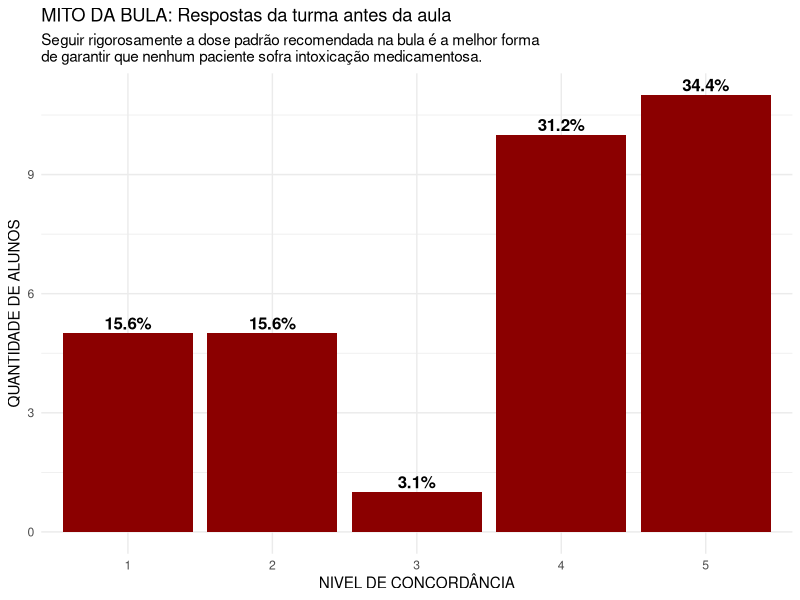
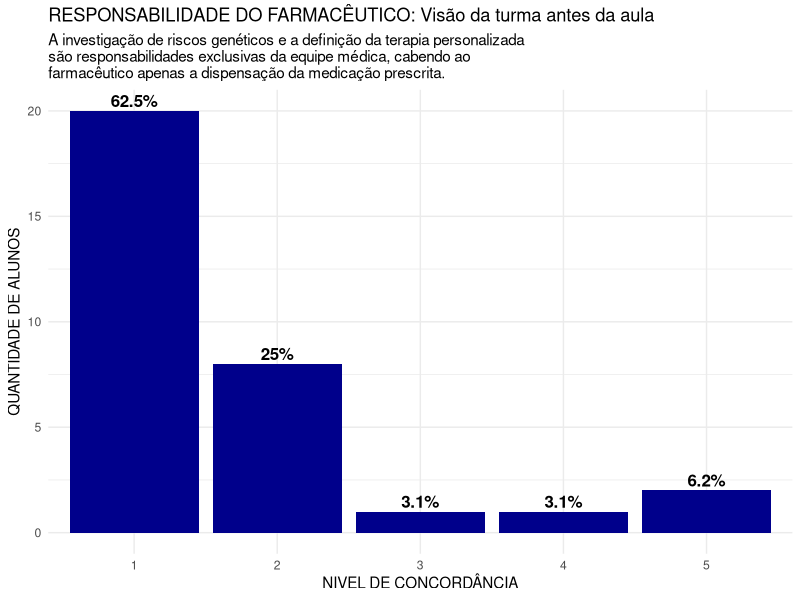
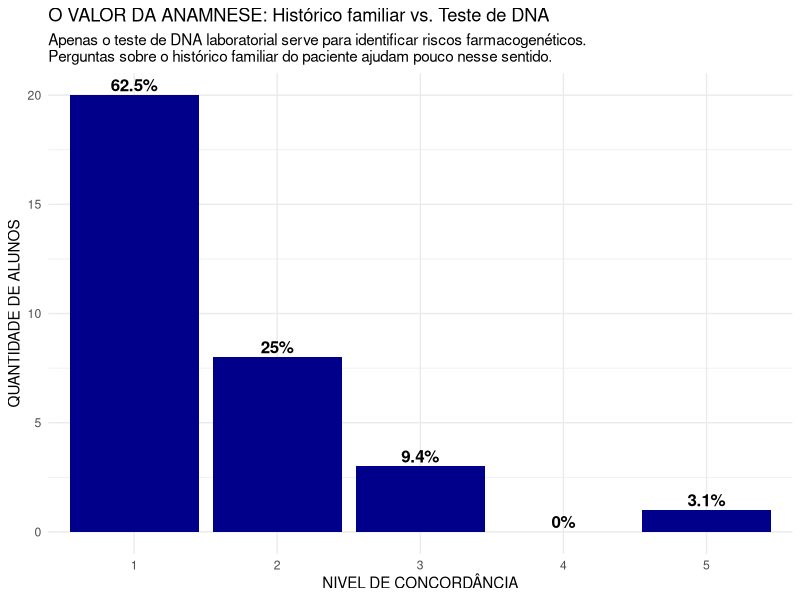
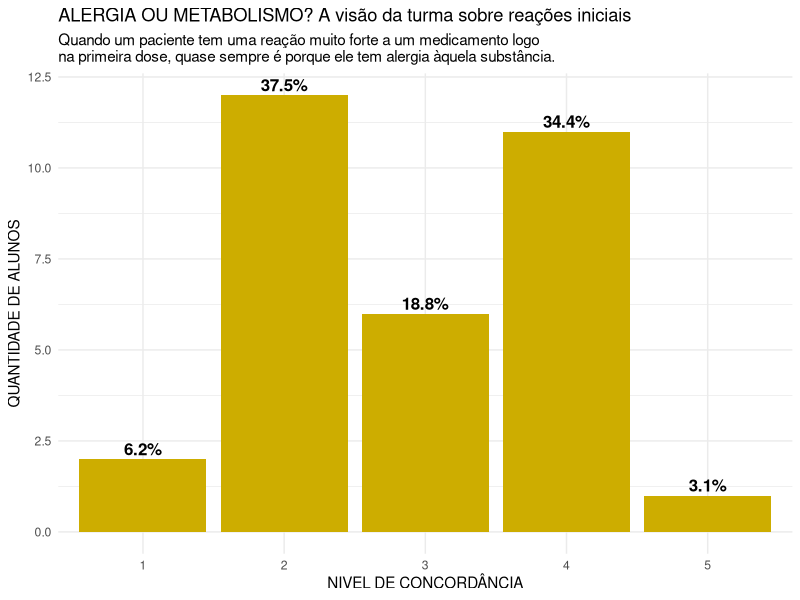
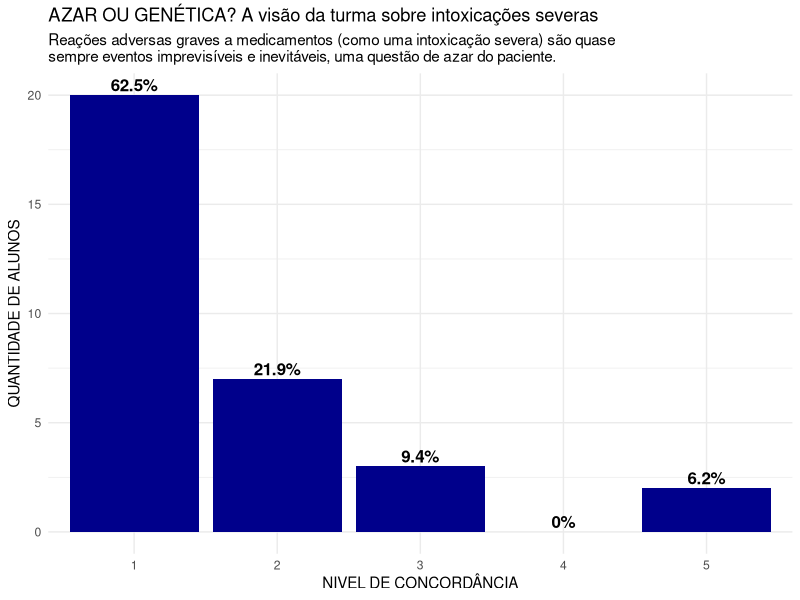
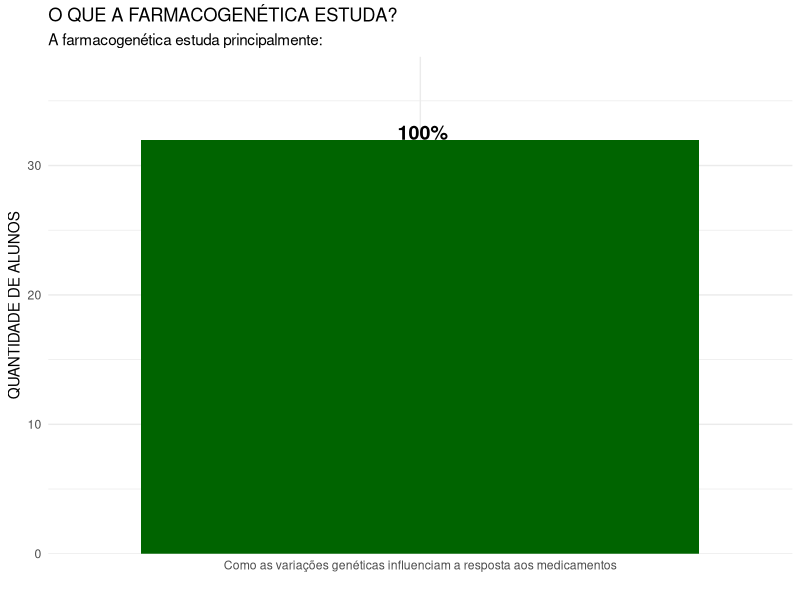

Generate these figures, in order, with R:
library(tidyverse)

# 1. Coletando os dados do formulário (Usando caminho relativo para portabilidade):
dadospre_sujos <- read.csv("data/pre_farmacia.csv")

#2. Renomeando colunas:
dadospre <- dadospre_sujos %>% 
  rename(
    q1_bula = 2,
    q2_medico = 3,
    q3_dna = 4,
    q4_alergia = 5,
    q5_azar = 6,
    q6_conceito = 7
  )

#3. Preparando gráfico da questão 1:

resumo_q1 <- dadospre %>%
  mutate(q1_bula = factor(q1_bula, levels = 1:5)) %>%
  count(q1_bula, .drop = FALSE) %>% 
  mutate(porcentagem = n / sum(n) * 100)

ggplot(resumo_q1, aes(x = q1_bula, y = n)) +
  geom_col(fill = "darkred") +
  scale_x_discrete(drop = FALSE) +
  theme_minimal() +
  labs(
    x = "NIVEL DE CONCORDÂNCIA",
    y = "QUANTIDADE DE ALUNOS",
    title = "MITO DA BULA: Respostas da turma antes da aula",
    subtitle = "Seguir rigorosamente a dose padrão recomendada na bula é a melhor forma\nde garantir que nenhum paciente sofra intoxicação medicamentosa.") +
  geom_text(aes(label = paste0(round(porcentagem, 1), "%")),
            hjust = 0.5,
            size = 4.3,
            vjust = -0.3,
            fontface = "bold")

#4. Preparando gráfico da questão 2:

resumo_q2 <- dadospre %>%
  mutate(q2_medico = factor(q2_medico, levels = 1:5)) %>%
  count(q2_medico, .drop = FALSE) %>% 
  mutate(porcentagem = n / sum(n) * 100)

ggplot(resumo_q2, aes(x = q2_medico, y = n)) +
  geom_col(fill = "darkblue") + 
  scale_x_discrete(drop = FALSE) +
  theme_minimal() +
  labs(
    x = "NIVEL DE CONCORDÂNCIA",
    y = "QUANTIDADE DE ALUNOS",
    title = "RESPONSABILIDADE DO FARMACÊUTICO: Visão da turma antes da aula",
    subtitle = "A investigação de riscos genéticos e a definição da terapia personalizada\nsão responsabilidades exclusivas da equipe médica, cabendo ao \nfarmacêutico apenas a dispensação da medicação prescrita.") + 
  geom_text(aes(label = paste0(round(porcentagem, 1), "%")),
            hjust = 0.5,
            size = 4.3,
            vjust = -0.3,
            fontface = "bold")

#5. Preparando gráfico da questão 3:

resumo_q3 <- dadospre %>%
  mutate(q3_dna = factor(q3_dna, levels = 1:5)) %>%
  count(q3_dna, .drop = FALSE) %>% 
  mutate(porcentagem = n / sum(n) * 100)

ggplot(resumo_q3, aes(x = q3_dna, y = n)) +
  geom_col(fill = "darkblue") +
  scale_x_discrete(drop = FALSE) +
  theme_minimal() +
  labs(
    x = "NIVEL DE CONCORDÂNCIA",
    y = "QUANTIDADE DE ALUNOS",
    title = "O VALOR DA ANAMNESE: Histórico familiar vs. Teste de DNA",
    subtitle = "Apenas o teste de DNA laboratorial serve para identificar riscos farmacogenéticos. \nPerguntas sobre o histórico familiar do paciente ajudam pouco nesse sentido.") + 
  geom_text(aes(label = paste0(round(porcentagem, 1), "%")),
            hjust = 0.5,
            size = 4.3,
            vjust = -0.3,
            fontface = "bold")

#6. Preparando gráfico da questão 4:

resumo_q4 <- dadospre %>%
  mutate(q4_alergia = factor(q4_alergia, levels = 1:5)) %>%
  count(q4_alergia, .drop = FALSE) %>% 
  mutate(porcentagem = n / sum(n) * 100)

ggplot(resumo_q4, aes(x = q4_alergia, y = n)) +
  geom_col(fill = "gold3") +
  scale_x_discrete(drop = FALSE) +
  theme_minimal() +
  labs(
    x = "NIVEL DE CONCORDÂNCIA",
    y = "QUANTIDADE DE ALUNOS",
    title = "ALERGIA OU METABOLISMO? A visão da turma sobre reações iniciais",
    subtitle = "Quando um paciente tem uma reação muito forte a um medicamento logo \nna primeira dose, quase sempre é porque ele tem alergia àquela substância.") + 
  geom_text(aes(label = paste0(round(porcentagem, 1), "%")),
            hjust = 0.5,
            size = 4.3,
            vjust = -0.3,
            fontface = "bold")

#7. Preparando gráfico da questão 5:

resumo_q5 <- dadospre %>%
  mutate(q5_azar = factor(q5_azar, levels = 1:5)) %>%
  count(q5_azar, .drop = FALSE) %>% 
  mutate(porcentagem = n / sum(n) * 100)

ggplot(resumo_q5, aes(x = q5_azar, y = n)) +
  geom_col(fill = "darkblue") +
  scale_x_discrete(drop = FALSE) +
  theme_minimal() +
  labs(
    x = "NIVEL DE CONCORDÂNCIA",
    y = "QUANTIDADE DE ALUNOS",
    title = "AZAR OU GENÉTICA? A visão da turma sobre intoxicações severas",
    subtitle = "Reações adversas graves a medicamentos (como uma intoxicação severa) são quase\nsempre eventos imprevisíveis e inevitáveis, uma questão de azar do paciente.") + 
  geom_text(aes(label = paste0(round(porcentagem, 1), "%")),
            hjust = 0.5,
            size = 4.3,
            vjust = -0.3,
            fontface = "bold")

#8. Preparando gráfico da questão 6 (Conceito):

resumo_q6 <- dadospre %>%
  count(q6_conceito) %>% 
  mutate(porcentagem = n / sum(n) * 100)

ggplot(resumo_q6, aes(x = q6_conceito, y = n)) +
  geom_col(fill = "darkgreen") + 
  theme_minimal() +
  labs(
    x = "",
    y = "QUANTIDADE DE ALUNOS",
    title = "O QUE A FARMACOGENÉTICA ESTUDA?",
    subtitle = "A farmacogenética estuda principalmente:"
  ) + 
  geom_text(aes(label = paste0(round(porcentagem, 1), "%")),
            hjust = 0.45,
            vjust = 0,
            size = 5,
            fontface = "bold") +
  scale_y_continuous(expand = expansion(mult = c(0, 0.2)))
